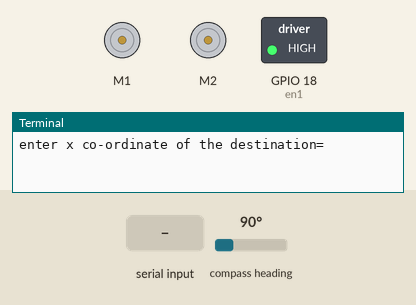
Simulated run of this program. Board: Raspberry Pi (BCM pin numbers). Shown: 2 × DC motor (green arrow = forward, orange = backward, longer = faster), switched loads named in the program (green lamp = pin HIGH), the last lines printed to the terminal. Inputs (shaded band) come from the test bench; at power-on: compass heading 90°. Motors are numbered in the order the program creates them (left before right in a Robot).

Above: at 1.2 s.
1.3 s: "5" typed at the terminal, then Enter
2.8 s: "90" typed at the terminal, then Enter
At 4.2 s:
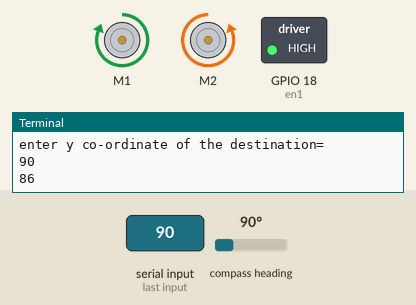
Timing chart, 0 to 5.8 s (numbered marks = the images above; inputs shaded):
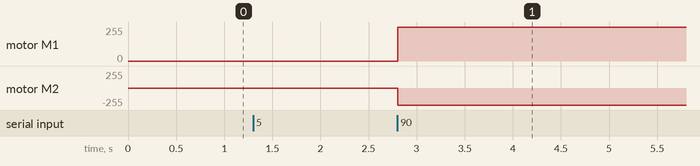

Measured:
- after the input at 2.8 s, motor M1: stopped → forward 255/255 at once; motor M2: stopped → backward 255/255 at once

The program:

robot1.py
```python
import time
import RPi.GPIO as GPIO
import serial
import smbus
from gpiozero import Robot
from gpiozero import PWMOutputDevice
import math
A_encoder=19
GPIO.setup(A_encoder,GPIO.IN)
x_offset=6891
y_offset=732

magneto_address=0x0d
declination=-0.002327
x_l=0x00
y_l=0x02
z_l=0x04
in1=17
in2=27
in3=23
in4=24
en1=PWMOutputDevice(18)

robot = Robot((in1, in2), (in3, in4))
speed=1

en1.value=speed

ser=serial.Serial("/dev/ttyAMA0",9600)
bus=smbus.SMBus(1)


def magneto_start():
    bus.write_byte_data(magneto_address,0x09,0x0d)
    bus.write_byte_data(magneto_address,0x0d,0x01)

def magneto_read(adr):
    low = bus.read_byte_data(magneto_address, adr)
    high = bus.read_byte_data(magneto_address, adr+1)
    val=(high<<8)+low
    if(val > 32767):
           val = val - 65536
    return val

def angle_read():
    x_out=magneto_read(0x00)
    y_out=magneto_read(0x02)
    z_out=magneto_read(0x04)
    x_out=x_out-x_offset
    y_out=y_out-y_offset
    angle=math.atan2(y_out,x_out)+declination
    angle=int(angle*180/math.pi)
    if angle<0:
      angle=angle+360
    return angle

def measure_distance_travelled():
    total_pulses=0
    counterA=0
    laststateA= GPIO.input(A_encoder)
    while counterA<200 :
       stateA=GPIO.input(A_encoder)
       if stateA != laststateA :
           counterA=counterA+1
       laststateA=stateA
    total_pulses=total_pulses+counterA
    distance_travelled=total_pulses*0.07695
    return distance_travelled


magneto_start()

while 1:

   x_destination=raw_input("enter x co-ordinate of the destination=")
   y_destination=raw_input("enter y co-ordinate of the destination=")
   x_destination=float(x_destination)
   y_destination=float(y_destination)
   d_x2=math.pow(x_destination,2.0)
   d_y2=math.pow(y_destination,2.0)
   d=d_x2+d_y2
   d=float(d)
   distance_to_be_travelled=math.pow(d,0.5)
   angle_desired=math.atan2(y_destination,x_destination)
   angle_desired=int(angle_desired*180/math.pi)
   print angle_desired
   distance_travelled=0
   while distance_travelled < distance_to_be_travelled :
      current_angle=angle_read()
      while current_angle < angle_desired :
           robot.left()
           current_angle=angle_read()

      while current_angle > angle_desired :
           robot.right()
           current_angle=angle_read()
      robot.forward()
      distance_travelled=measure_distance_travelled()
      robot.stop()
```
